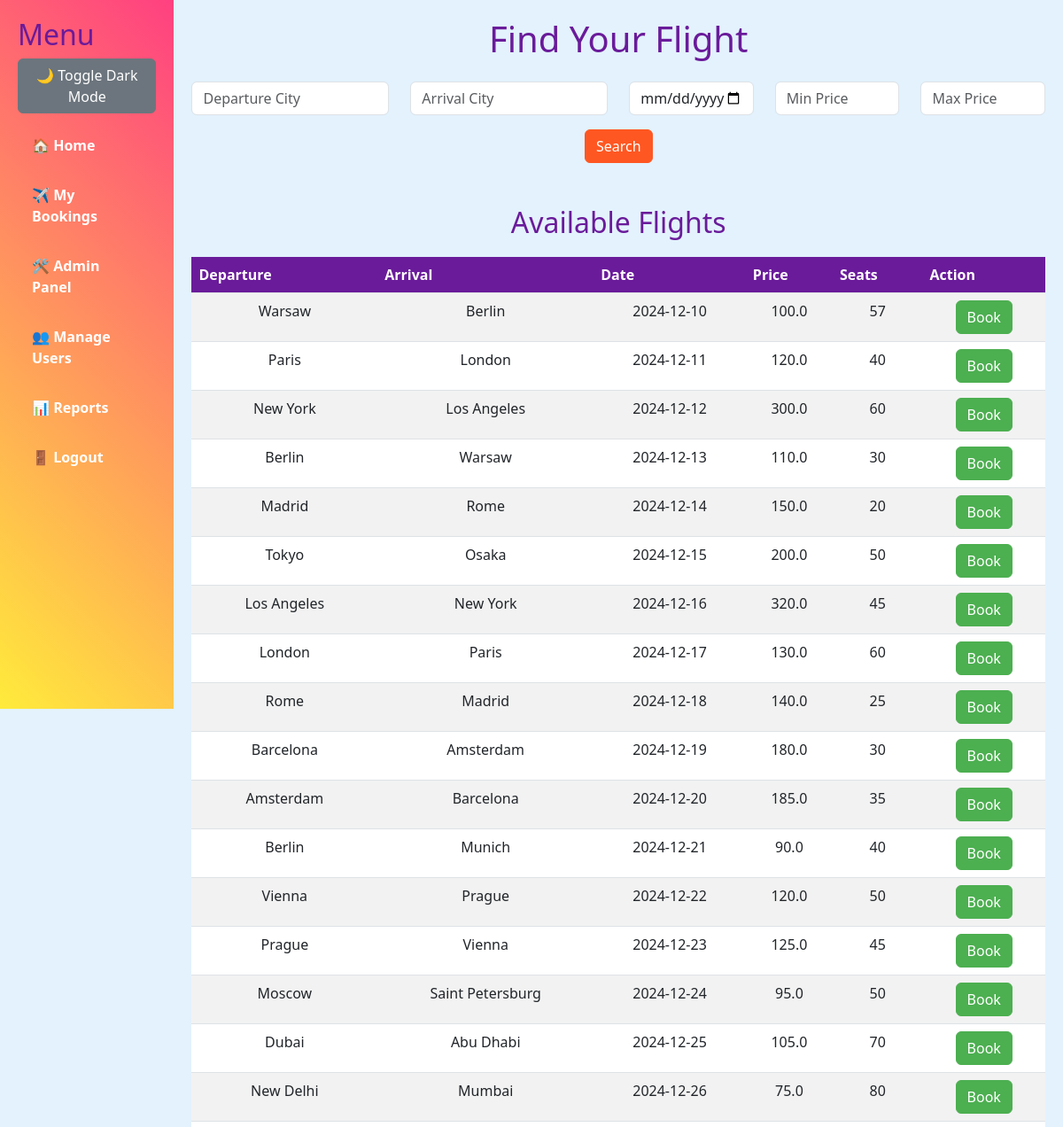
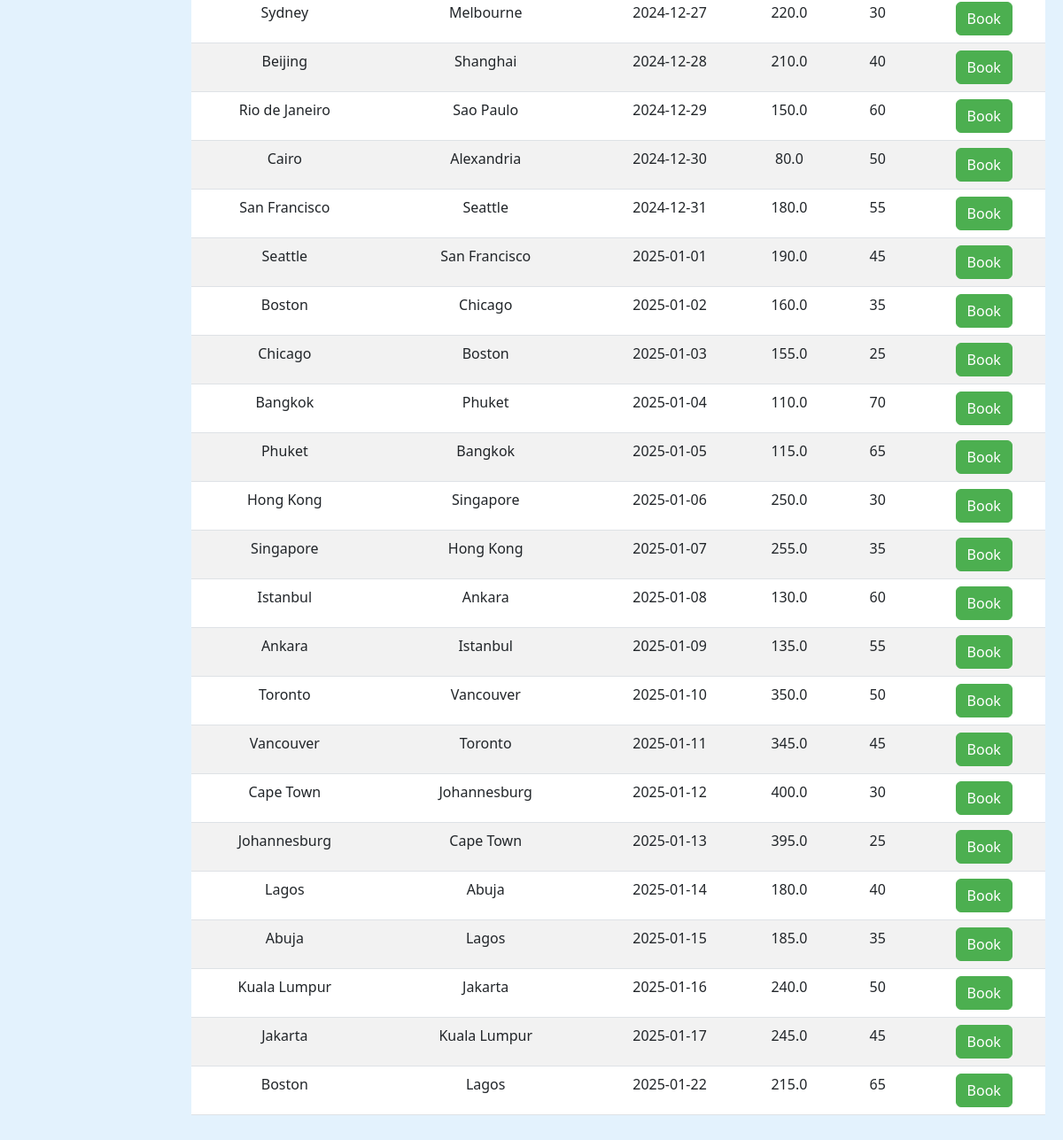
Screenshot of / (signed in) with the database file from the repository (2 pictures, top to bottom).
### app.py (models this page shows)
class Flight(db.Model):
    id = db.Column(db.Integer, primary_key=True)
    departure_city = db.Column(db.String(100), nullable=False)
    arrival_city = db.Column(db.String(100), nullable=False)
    date = db.Column(db.String(100), nullable=False)
    price = db.Column(db.Float, nullable=False)
    available_seats = db.Column(db.Integer, nullable=False)

### app.py (the view)
@app.route("/", methods=["GET", "POST"])
def index():
    if request.method == "POST":
        departure_city = request.form.get("departure_city")
        arrival_city = request.form.get("arrival_city")
        date = request.form.get("date")
        min_price = request.form.get("min_price")
        max_price = request.form.get("max_price")
        flights = Flight.query
        if departure_city:
            flights = flights.filter(Flight.departure_city.ilike(f"%{departure_city}%"))
        if arrival_city:
            flights = flights.filter(Flight.arrival_city.ilike(f"%{arrival_city}%"))
        if date:
            flights = flights.filter(Flight.date == date)
        if min_price:
            flights = flights.filter(Flight.price >= float(min_price))
        if max_price:
            flights = flights.filter(Flight.price <= float(max_price))
        flights = flights.all()
    else:
        flights = Flight.query.all()
    return render_template("index.html", flights=flights)

### app.py (called while the page is built)
@login_manager.user_loader
def load_user(user_id):
    return User.query.get(int(user_id))

    @property
    def is_active(self):
        return True

### templates/index.html
{% extends "base.html" %}
{% block content %}
<h1 class="text-center mb-4">Find Your Flight</h1>
<form method="POST" action="{{ url_for('index') }}" class="mb-5">
    <div class="row">
        <div class="col-md-3">
            <input type="text" class="form-control" name="departure_city" placeholder="Departure City">
        </div>
        <div class="col-md-3">
            <input type="text" class="form-control" name="arrival_city" placeholder="Arrival City">
        </div>
        <div class="col-md-2">
            <input type="date" class="form-control" name="date">
        </div>
        <div class="col-md-2">
            <input type="number" class="form-control" name="min_price" placeholder="Min Price">
        </div>
        <div class="col-md-2">
            <input type="number" class="form-control" name="max_price" placeholder="Max Price">
        </div>
    </div>
    <div class="text-center mt-3">
        <button type="submit" class="btn btn-primary">Search</button>
    </div>
</form>
<h2 class="text-center mt-4">Available Flights</h2>
<table class="table table-striped">
    <thead>
        <tr>
            <th>Departure</th>
            <th>Arrival</th>
            <th>Date</th>
            <th>Price</th>
            <th>Seats</th>
            <th>Action</th>
        </tr>
    </thead>
    <tbody>
        {% for flight in flights %}
        <tr>
            <td>{{ flight.departure_city }}</td>
            <td>{{ flight.arrival_city }}</td>
            <td>{{ flight.date }}</td>
            <td>{{ flight.price }}</td>
            <td>{{ flight.available_seats }}</td>
            <td>
                <a href="{{ url_for('book_flight', flight_id=flight.id) }}" class="btn btn-success">Book</a>
            </td>
        </tr>
        {% endfor %}
    </tbody>
</table>
{% endblock %}

### templates/base.html (style rules this page uses)
body { background-color: #e3f2fd; margin: 0; display: flex; transition: background-color 0.3s, color 0.3s; }
h1, h2, h3 { color: #6a1b9a; }
.btn-primary { background-color: #2196f3; border-color: #2196f3; }
.btn-success { background-color: #4caf50; border-color: #4caf50; }
table { width: 100%; background-color: #ffffff; border-collapse: collapse; margin-top: 20px; }
table th { background-color: #6a1b9a; color: white; padding: 10px; }
table tr:nth-child(even) { background-color: #f3e5f5; }
table tr:nth-child(odd) { background-color: #ede7f6; }
table td { padding: 10px; text-align: center; }
.table th { background-color: #6a1b9a; color: white; }
.btn-primary { background-color: #ff5722; border-color: #ff5722; }

### rows the page displays
Flight: departure_city "Warsaw", arrival_city "Berlin", date "2024-12-10", price "100.0", available_seats "57"
Flight: departure_city "Paris", arrival_city "London", date "2024-12-11", price "120.0", available_seats "40"
Flight: departure_city "New York", arrival_city "Los Angeles", date "2024-12-12", price "300.0", available_seats "60"
Flight: departure_city "Berlin", arrival_city "Warsaw", date "2024-12-13", price "110.0", available_seats "30"
Flight: departure_city "Madrid", arrival_city "Rome", date "2024-12-14", price "150.0", available_seats "20"
Flight: departure_city "Tokyo", arrival_city "Osaka", date "2024-12-15", price "200.0", available_seats "50"
Flight: departure_city "Los Angeles", arrival_city "New York", date "2024-12-16", price "320.0", available_seats "45"
Flight: departure_city "London", arrival_city "Paris", date "2024-12-17", price "130.0", available_seats "60"
Flight: departure_city "Rome", arrival_city "Madrid", date "2024-12-18", price "140.0", available_seats "25"
Flight: departure_city "Barcelona", arrival_city "Amsterdam", date "2024-12-19", price "180.0", available_seats "30"
Flight: departure_city "Amsterdam", arrival_city "Barcelona", date "2024-12-20", price "185.0", available_seats "35"
Flight: departure_city "Berlin", arrival_city "Munich", date "2024-12-21", price "90.0", available_seats "40"
Flight: departure_city "Vienna", arrival_city "Prague", date "2024-12-22", price "120.0", available_seats "50"
Flight: departure_city "Prague", arrival_city "Vienna", date "2024-12-23", price "125.0", available_seats "45"
Flight: departure_city "Moscow", arrival_city "Saint Petersburg", date "2024-12-24", price "95.0", available_seats "50"
Flight: departure_city "Dubai", arrival_city "Abu Dhabi", date "2024-12-25", price "105.0", available_seats "70"
Flight: departure_city "New Delhi", arrival_city "Mumbai", date "2024-12-26", price "75.0", available_seats "80"
Flight: departure_city "Sydney", arrival_city "Melbourne", date "2024-12-27", price "220.0", available_seats "30"
Flight: departure_city "Beijing", arrival_city "Shanghai", date "2024-12-28", price "210.0", available_seats "40"
Flight: departure_city "Rio de Janeiro", arrival_city "Sao Paulo", date "2024-12-29", price "150.0", available_seats "60"
Flight: departure_city "Cairo", arrival_city "Alexandria", date "2024-12-30", price "80.0", available_seats "50"
Flight: departure_city "San Francisco", arrival_city "Seattle", date "2024-12-31", price "180.0", available_seats "55"
Flight: departure_city "Seattle", arrival_city "San Francisco", date "2025-01-01", price "190.0", available_seats "45"
Flight: departure_city "Boston", arrival_city "Chicago", date "2025-01-02", price "160.0", available_seats "35"
Flight: departure_city "Chicago", arrival_city "Boston", date "2025-01-03", price "155.0", available_seats "25"
Flight: departure_city "Bangkok", arrival_city "Phuket", date "2025-01-04", price "110.0", available_seats "70"
Flight: departure_city "Phuket", arrival_city "Bangkok", date "2025-01-05", price "115.0", available_seats "65"
Flight: departure_city "Hong Kong", arrival_city "Singapore", date "2025-01-06", price "250.0", available_seats "30"
Flight: departure_city "Singapore", arrival_city "Hong Kong", date "2025-01-07", price "255.0", available_seats "35"
Flight: departure_city "Istanbul", arrival_city "Ankara", date "2025-01-08", price "130.0", available_seats "60"
Flight: departure_city "Ankara", arrival_city "Istanbul", date "2025-01-09", price "135.0", available_seats "55"
Flight: departure_city "Toronto", arrival_city "Vancouver", date "2025-01-10", price "350.0", available_seats "50"
Flight: departure_city "Vancouver", arrival_city "Toronto", date "2025-01-11", price "345.0", available_seats "45"
Flight: departure_city "Cape Town", arrival_city "Johannesburg", date "2025-01-12", price "400.0", available_seats "30"
Flight: departure_city "Johannesburg", arrival_city "Cape Town", date "2025-01-13", price "395.0", available_seats "25"
Flight: departure_city "Lagos", arrival_city "Abuja", date "2025-01-14", price "180.0", available_seats "40"
Flight: departure_city "Abuja", arrival_city "Lagos", date "2025-01-15", price "185.0", available_seats "35"
Flight: departure_city "Kuala Lumpur", arrival_city "Jakarta", date "2025-01-16", price "240.0", available_seats "50"
Flight: departure_city "Jakarta", arrival_city "Kuala Lumpur", date "2025-01-17", price "245.0", available_seats "45"
Flight: departure_city "Boston", arrival_city "Lagos", date "2025-01-22", price "215.0", available_seats "65"
